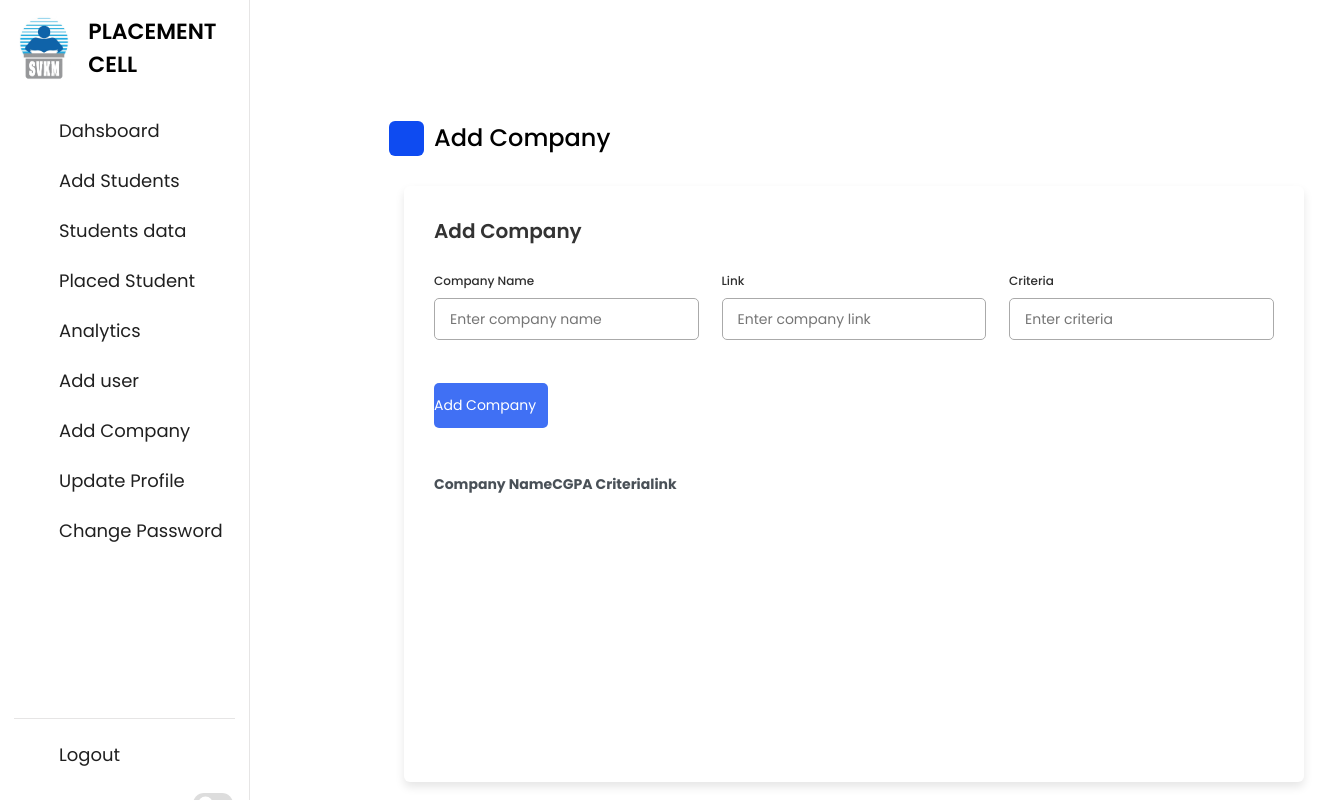
The app's page /add_company.php (signed in), older data.
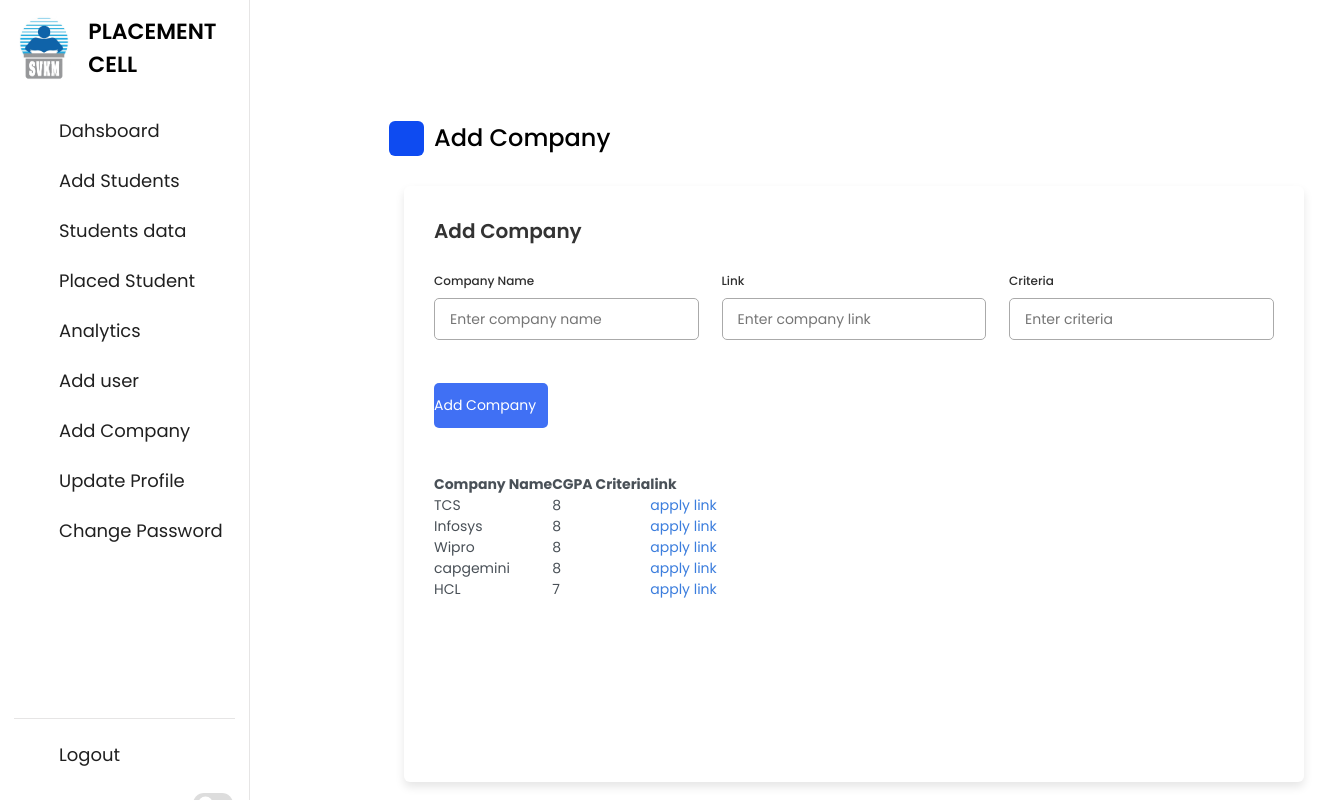
The same page, newer data.
### tables this page shows
CREATE TABLE `company` (
  `company_name` varchar(30) NOT NULL,
  `cgpa_criteria` int(11) NOT NULL,
  `link` varchar(255) NOT NULL
);

### add_company.php (the view, shortened to what the changed rows need)
<!DOCTYPE html>
<html lang="en">
<head>
          <link rel="stylesheet" type="text/css" href="css/lib.2.css">
          <link rel="stylesheet" type="text/css" href="css/light.css">
          <link rel="stylesheet" type="text/css" href="css/bootstrap5.css">
          <link rel="stylesheet" href="css/style.css">
     <link rel="stylesheet" href="https://unicons.iconscout.com/release/v4.0.0/css/line.css">
    <link rel="stylesheet" href="css/add_style.css">
     <link rel="stylesheet" href="https://unicons.iconscout.com/release/v4.0.0/css/line.css">
        </head>
        <body data-theme="light" data-layout="fluid">
        <?php
            include 'partials/_dbconnect.php';
            $uname = $_SESSION['username'];
            $sql = "SELECT `role` FROM `users` WHERE username= '$uname' ";
            $result = mysqli_query($conn , $sql);
            $num = mysqli_num_rows($result);
            $admin_or_faculty = $num;
            ?>
    <?php
if($admin_or_faculty>0) {
?>
        <div class="dashboard">
        <div class='dash-content'>
        <div class='overview'>
    <br>
    <table id="myTable">
            <thead>
              <tr>
                <th>Company Name</th>
                <th>CGPA Criteria</th>
                <th>link</th>
              </tr>
            </thead>
            <tbody>
            <?php
             include 'partials/_dbconnect.php';
            $sql = "SELECT * FROM `company`";
            $result = mysqli_query($conn , $sql);
            $num = mysqli_num_rows($result);
                $i = 0;
            if($num>0){
                while ($i<$num) {
                $row = mysqli_fetch_assoc($result);
          echo "<tr>
                <td>".$row['company_name']."</td>
            <td>".$row['cgpa_criteria']."</td>
            <td>  <a href='".$row['link']."'> apply link </a>  </td>" ;
                $i++;
                }
            }
        }
              ?>
            </tbody>
          </table>
</div>
<link rel="stylesheet" href="//cdn.datatables.net/1.12.1/css/jquery.dataTables.min.css">
</body>
</html>

Row changes from the older to the newer data that the page shows:
added company: company_name "TCS", cgpa_criteria "8"
added company: company_name "Infosys", cgpa_criteria "8"
added company: company_name "Wipro", cgpa_criteria "8"
added company: company_name "capgemini", cgpa_criteria "8"
added company: company_name "HCL", cgpa_criteria "7"
